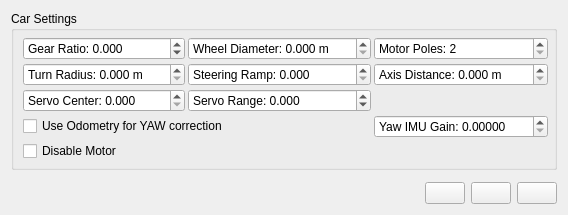
       <widget class="QWidget" name="tab_5">
        <attribute name="icon">
         <iconset resource="resources.qrc">
          <normaloff>:/models/Icons/Settings-96.png</normaloff>:/models/Icons/Settings-96.png</iconset>
        </attribute>
        <attribute name="title">
         <string/>
        </attribute>
        <attribute name="toolTip">
         <string>Configuration</string>
        </attribute>
        <layout class="QVBoxLayout" name="verticalLayout_6">
         <item>
          <widget class="QGroupBox" name="groupBox_4">
           <property name="title">
            <string>Car Settings</string>
           </property>
           <layout class="QGridLayout" name="gridLayout_3">
            <property name="topMargin">
             <number>6</number>
            </property>
            <property name="rightMargin">
             <number>6</number>
            </property>
            <property name="bottomMargin">
             <number>6</number>
            </property>
            <property name="spacing">
             <number>3</number>
            </property>
            <item row="0" column="2">
             <widget class="QDoubleSpinBox" name="confMotorPoleBox">
              <property name="prefix">
               <string>Motor Poles: </string>
              </property>
              <property name="decimals">
               <number>0</number>
              </property>
              <property name="minimum">
               <double>2.000000000000000</double>
              </property>
              <property name="maximum">
               <double>1000.000000000000000</double>
              </property>
              <property name="singleStep">
               <double>2.000000000000000</double>
              </property>
             </widget>
            </item>
            <item row="0" column="0">
             <widget class="QDoubleSpinBox" name="confGearRatioBox">
              <property name="prefix">
               <string>Gear Ratio: </string>
              </property>
              <property name="decimals">
               <number>3</number>
              </property>
              <property name="minimum">
               <double>-1000.000000000000000</double>
              </property>
              <property name="maximum">
               <double>1000.000000000000000</double>
              </property>
              <property name="singleStep">
               <double>0.100000000000000</double>
              </property>
             </widget>
            </item>
            <item row="0" column="1">
             <widget class="QDoubleSpinBox" name="confWheelDiamBox">
              <property name="prefix">
               <string>Wheel Diameter: </string>
              </property>
              <property name="suffix">
               <string> m</string>
              </property>
              <property name="decimals">
               <number>3</number>
              </property>
              <property name="maximum">
               <double>1000.000000000000000</double>
              </property>
              <property name="singleStep">
               <double>0.100000000000000</double>
              </property>
             </widget>
            </item>
            <item row="3" column="2">
             <widget class="QDoubleSpinBox" name="confYawImuGainBox">
              <property name="toolTip">
               <string>IMU gain vs odometry gain. Higer values give the IMU more gain.</string>
              </property>
              <property name="prefix">
               <string>Yaw IMU Gain: </string>
              </property>
              <property name="decimals">
               <number>5</number>
              </property>
              <property name="maximum">
               <double>1000.000000000000000</double>
              </property>
              <property name="singleStep">
               <double>0.010000000000000</double>
              </property>
             </widget>
            </item>
            <item row="2" column="0">
             <widget class="QDoubleSpinBox" name="confServoCenterBox">
              <property name="prefix">
               <string>Servo Center: </string>
              </property>
              <property name="decimals">
               <number>3</number>
              </property>
              <property name="maximum">
               <double>1.000000000000000</double>
              </property>
              <property name="singleStep">
               <double>0.010000000000000</double>
              </property>
             </widget>
            </item>
            <item row="1" column="1">
             <widget class="QDoubleSpinBox" name="confSteeringRampBox">
              <property name="prefix">
               <string>Steering Ramp: </string>
              </property>
              <property name="decimals">
               <number>3</number>
              </property>
              <property name="maximum">
               <double>1000.000000000000000</double>
              </property>
              <property name="singleStep">
               <double>0.100000000000000</double>
              </property>
             </widget>
            </item>
            <item row="1" column="0">
             <widget class="QDoubleSpinBox" name="confTurnRadBox">
              <property name="prefix">
               <string>Turn Radius: </string>
              </property>
              <property name="suffix">
               <string> m</string>
              </property>
              <property name="decimals">
               <number>3</number>
              </property>
              <property name="maximum">
               <double>1000.000000000000000</double>
              </property>
              <property name="singleStep">
               <double>0.100000000000000</double>
              </property>
             </widget>
            </item>
            <item row="2" column="1">
             <widget class="QDoubleSpinBox" name="confServoRangeBox">
              <property name="prefix">
               <string>Servo Range: </string>
              </property>
              <property name="decimals">
               <number>3</number>
              </property>
              <property name="minimum">
               <double>-1.000000000000000</double>
              </property>
              <property name="maximum">
               <double>1.000000000000000</double>
              </property>
              <property name="singleStep">
               <double>0.010000000000000</double>
              </property>
             </widget>
            </item>
            <item row="1" column="2">
             <widget class="QDoubleSpinBox" name="confAxisDistanceBox">
              <property name="prefix">
               <string>Axis Distance: </string>
              </property>
              <property name="suffix">
               <string> m</string>
              </property>
              <property name="decimals">
               <number>3</number>
              </property>
              <property name="maximum">
               <double>1000.000000000000000</double>
              </property>
              <property name="singleStep">
               <double>0.100000000000000</double>
              </property>
             </widget>
            </item>
            <item row="3" column="0" colspan="2">
             <widget class="QCheckBox" name="confOdometryYawBox">
              <property name="text">
               <string>Use Odometry for YAW correction</string>
              </property>
             </widget>
            </item>
            <item row="4" column="0">
             <widget class="QCheckBox" name="confMiscDisableMotorBox">
              <property name="text">
               <string>Disable Motor</string>
              </property>
             </widget>
            </item>
           </layout>
          </widget>
         </item>
         <item>
          <widget class="ConfCommonWidget" name="confCommonWidget" native="true">
           <property name="sizePolicy">
            <sizepolicy hsizetype="Preferred" vsizetype="Expanding">
             <horstretch>0</horstretch>
             <verstretch>0</verstretch>
            </sizepolicy>
           </property>
          </widget>
         </item>
         <item>
          <layout class="QHBoxLayout" name="horizontalLayout_7" stretch="0,0,0,0">
           <item>
            <spacer name="horizontalSpacer_3">
             <property name="orientation">
              <enum>Qt::Horizontal</enum>
             </property>
             <property name="sizeHint" stdset="0">
              <size>
               <width>40</width>
               <height>20</height>
              </size>
             </property>
            </spacer>
           </item>
           <item>
            <widget class="QPushButton" name="confReadButton">
             <property name="toolTip">
              <string>Read configuration from car</string>
             </property>
             <property name="text">
              <string/>
             </property>
             <property name="icon">
              <iconset resource="resources.qrc">
               <normaloff>:/models/Icons/Upload-96.png</normaloff>:/models/Icons/Upload-96.png</iconset>
             </property>
            </widget>
           </item>
           <item>
            <widget class="QPushButton" name="confReadDefaultButton">
             <property name="toolTip">
              <string>Read default configuration from car</string>
             </property>
             <property name="text">
              <string/>
             </property>
             <property name="icon">
              <iconset resource="resources.qrc">
               <normaloff>:/models/Icons/HDD-96.png</normaloff>:/models/Icons/HDD-96.png</iconset>
             </property>
            </widget>
           </item>
           <item>
            <widget class="QPushButton" name="confWriteButton">
             <property name="toolTip">
              <string>Write configuration to car</string>
             </property>
             <property name="text">
              <string/>
             </property>
             <property name="icon">
              <iconset resource="resources.qrc">
               <normaloff>:/models/Icons/Download-96.png</normaloff>:/models/Icons/Download-96.png</iconset>
             </property>
            </widget>
           </item>
          </layout>
         </item>
        </layout>
       </widget>
